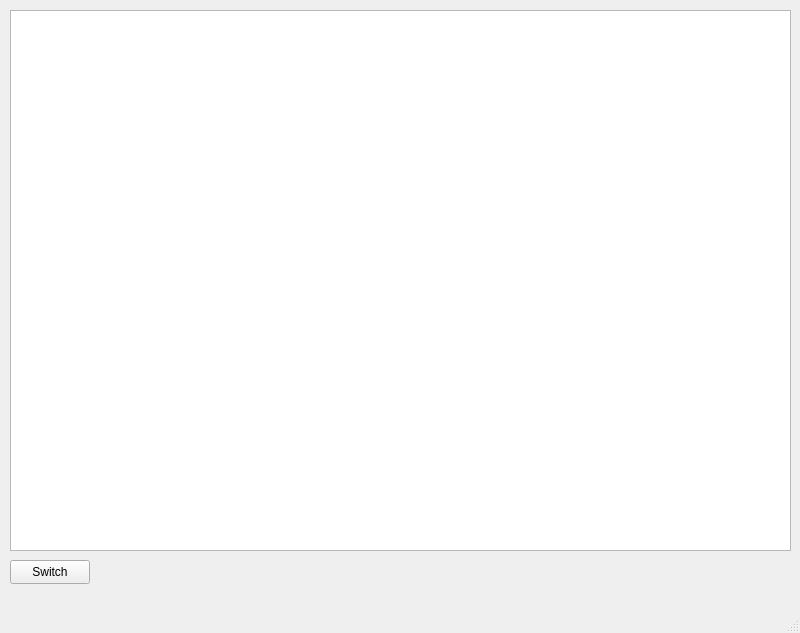
<?xml version="1.0" encoding="UTF-8"?>
<ui version="4.0">
 <class>MainWindow</class>
 <widget class="QMainWindow" name="MainWindow">
  <property name="geometry">
   <rect>
    <x>0</x>
    <y>0</y>
    <width>800</width>
    <height>633</height>
   </rect>
  </property>
  <property name="windowTitle">
   <string>MainWindow</string>
  </property>
  <widget class="QWidget" name="centralwidget">
   <widget class="QStackedWidget" name="viewSwitcher">
    <property name="geometry">
     <rect>
      <x>10</x>
      <y>10</y>
      <width>781</width>
      <height>551</height>
     </rect>
    </property>
    <property name="currentIndex">
     <number>1</number>
    </property>
    <widget class="QWidget" name="Page1">
     <widget class="QPlainTextEdit" name="plainView">
      <property name="geometry">
       <rect>
        <x>0</x>
        <y>0</y>
        <width>781</width>
        <height>541</height>
       </rect>
      </property>
     </widget>
    </widget>
    <widget class="QWidget" name="Page2">
     <widget class="QTextBrowser" name="MDView">
      <property name="geometry">
       <rect>
        <x>0</x>
        <y>0</y>
        <width>781</width>
        <height>541</height>
       </rect>
      </property>
      <property name="autoFillBackground">
       <bool>true</bool>
      </property>
     </widget>
    </widget>
   </widget>
   <widget class="QPushButton" name="switchButton">
    <property name="geometry">
     <rect>
      <x>10</x>
      <y>560</y>
      <width>80</width>
      <height>24</height>
     </rect>
    </property>
    <property name="autoFillBackground">
     <bool>false</bool>
    </property>
    <property name="text">
     <string>Switch</string>
    </property>
   </widget>
  </widget>
  <widget class="QMenuBar" name="menubar">
   <property name="geometry">
    <rect>
     <x>0</x>
     <y>0</y>
     <width>800</width>
     <height>21</height>
    </rect>
   </property>
  </widget>
  <widget class="QStatusBar" name="statusbar"/>
 </widget>
 <resources/>
 <connections/>
</ui>
